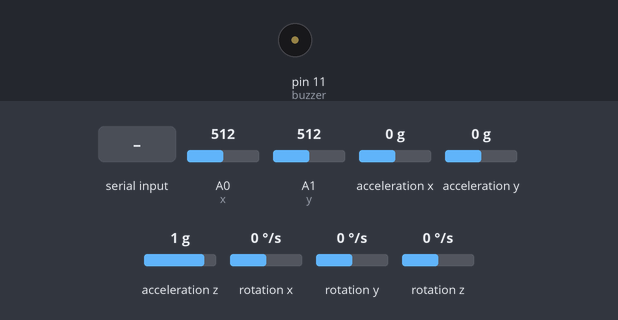
Simulated run of this sketch. Board: Arduino Uno, built with avr-gcc and run on an emulated ATmega328P. Parts: buzzer (waves = sounding). The inputs (shaded band) are chosen by the test bench; at power-on: rotation x 0 °/s, A0 (x) = 512, A1 (y) = 512, acceleration x 0 g, acceleration y 0 g, acceleration z 1 g, rotation y 0 °/s, rotation z 0 °/s. What the sketch prints to the serial monitor is not drawn.

Above: at 1.2 s.
1.3 s: "E" received over Serial
At 1.49 s:
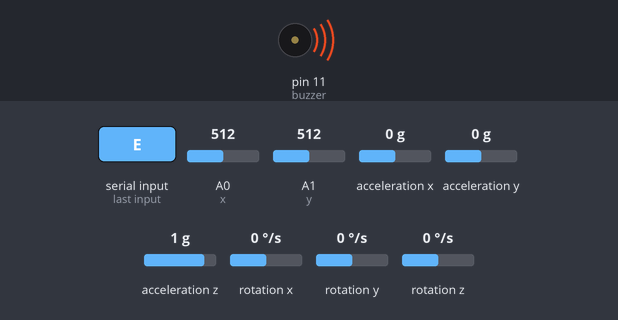
3.0 s: rotation x set to -96 °/s
4.5 s: rotation x set to -107 °/s
6.9 s: A0 (x) set to 733
8.4 s: A0 (x) set to 764
10.5 s: A1 (y) set to 741
12.0 s: A1 (y) set to 760
Timing chart, 0 to 14.7 s (numbered marks = the images above; inputs shaded):
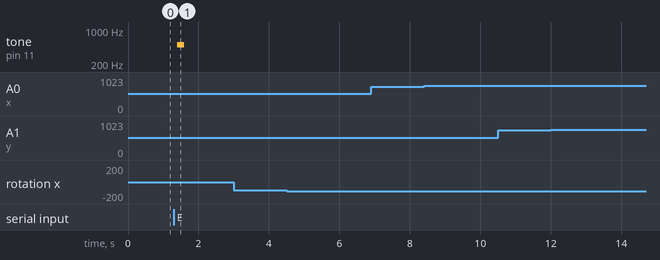

The sketch:

micro2_lab2_gyro_joystick.ino
```cpp
//Team Members: Max Salgannik, Morakat Lim, Phine Kim
#include <MPU6050.h>
#include <Wire.h>

MPU6050 mpu;
int x = A0; //VRx
int y = A1; //VRy
int swtch = 10; //SW
int buzzer = 11; //pin for buzzer
int Eflag = 0; //when the apple is eaten

void setup() {

  Serial.begin(9600);
  pinMode (x, INPUT);
  pinMode (y, INPUT);
  pinMode (buzzer, OUTPUT);

  while(!mpu.begin(MPU6050_SCALE_2000DPS, MPU6050_RANGE_2G))
{    Serial.println("Could not find a valid MPU6050 sensor, check wiring!");
     delay(500);
}
  mpu.calibrateGyro ();
  mpu.setThreshold (3);
}

//Main loop
void loop() {

  if (Serial.available()>0){
    Eflag = Serial.read (); //flag given when an apple is eaten

    if (Eflag == 'E') {
      tone(buzzer, 500);
      delay(200);
      noTone(buzzer);
    }
  }
  joy(); //calls to joy loop
  Vector normGyro = mpu.readNormalizeGyro(); //normalized values from the gyroscope
  gyro(normGyro.XAxis, normGyro.YAxis);

}

//Joy stick
void joy() {

  int upDown;
  int leftRight;

  //Reads the x and y inputs
  upDown = analogRead(x);
  leftRight = analogRead(y);

  delay (50);
  if (leftRight >= 750) { //if the joystick is moved a certain distance to the left then print a
    Serial.print ("a");
    }
  else if (leftRight <= 250) { //if the joystick is moved a certain distance to the right then print d
    Serial.print ("d");
    }
  else if (upDown <= 250) { //if the joystick is moved a certain distance up then print w
    Serial.print ("w");
    }
  else if (upDown >= 750) { //if the joystick is moved a certain distance down then print s
    Serial.print ("s");
  }
}

void gyro (int tiltUpDown, int tiltLeftRight) {

  delay (75);
   if (tiltUpDown >= 100) { //if the gyro is moved a certain distance up then print w
    Serial.print ("w");
    }
  else if (tiltUpDown <= -100) { //if the gyro is moved a certain distance down then print s
    Serial.print ("s");
    }
  else if (tiltLeftRight >= 100) { //if the gyro is moved a certain distance to the right then print d
    Serial.print ("d");
    }
  else if (tiltLeftRight <= -100) { //if the gyro is moved a certain distance to the left then print a
    Serial.print ("a");
  }
}
```

Measured:
- after the input at 1.3 s, tone on pin 11 (buzzer): silent → 500 Hz after 0.10 s, → silent 0.20 s later
- after the input at 3.0 s, every drawn part: stays the same
- after the input at 4.5 s, every drawn part: stays the same
- after the input at 6.9 s, every drawn part: stays the same
- after the input at 8.4 s, every drawn part: stays the same
- after the input at 10.5 s, every drawn part: stays the same
- after the input at 12.0 s, every drawn part: stays the same
